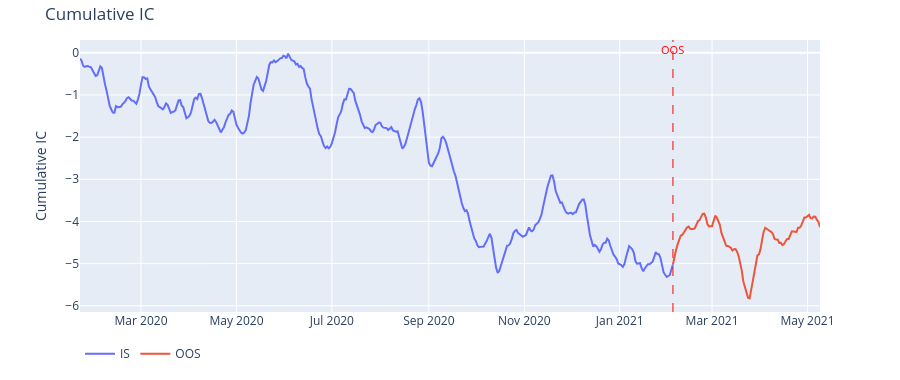

Notebook source saved alongside this figure:
### Markdown cell above
### 2.7 Level 5 — Charts (optional dep: `factorlib[charts]`)

`build_artifacts` 保留中間結果（IC series / spread series / quantile group returns…），
丟進 `report_charts` 產 plotly 圖。未安裝 `plotly` 會 raise ImportError — 此處 try/except 包起來。

### Code cell
from factorlib.evaluation.pipeline import build_artifacts

prepared = fl.preprocess(mom20, config=fl.CrossSectionalConfig())
artifacts = build_artifacts(prepared, fl.CrossSectionalConfig())
artifacts.factor_name = 'Mom_20D'
print('artifacts.intermediates keys:', sorted(artifacts.intermediates.keys()))

try:
    from factorlib.charts import report_charts
    figs = report_charts(artifacts)
    print(f'produced {len(figs)} figures:', list(figs)[:5])
    # 在 notebook 直接顯示第一張
    next(iter(figs.values())).show()
except ImportError as e:
    print('charts skipped — install with `pip install factorlib[charts]`:', e)
